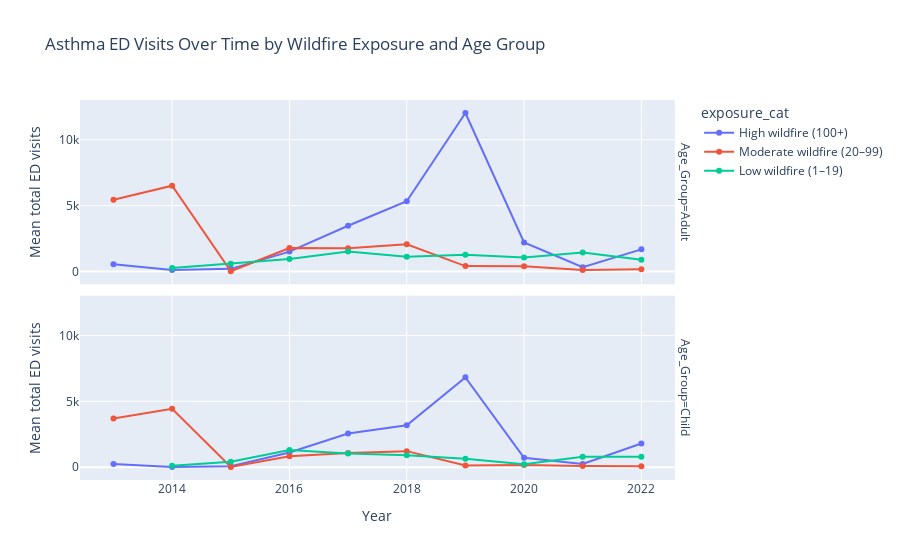

The code cell stored with this chart in its notebook:
### Code cell
trend_by_age = (
    age_filtered
    .groupby(["Year", "Age_Group", "exposure_cat"])
    .agg(mean_rate=("total_ed_visits", "mean"))  # Column is called "mean_rate"
    .reset_index()
)
trend_df = trend_by_age[trend_by_age["exposure_cat"] != "No wildfire"]

fig = px.line(
    trend_df,
    x="Year",
    y="mean_rate",  # ✓ FIXED - use the actual column name
    color="exposure_cat",
    facet_row="Age_Group",
    markers=True,
    title="Asthma ED Visits Over Time by Wildfire Exposure and Age Group",
    labels={"mean_rate": "Mean total ED visits"}  # ✓ FIXED label too
)
fig.show()

### Figure 1 — Plotly figure (JSON) as saved in the notebook; plotly's stock layout.template omitted (floating-point values rounded to 4 significant figures)
{"data": [{"hovertemplate": "exposure_cat=High wildfire (100+)<br>Age_Group=Adult<br>Year=%{x}<br>Mean total ED visits=%{y}<extra></extra>", "legendgroup": "High wildfire (100+)", "line": {"color": "#636efa", "dash": "solid"}, "marker": {"symbol": "circle"}, "mode": "lines+markers", "name": "High wildfire (100+)", "orientation": "v", "showlegend": true, "type": "scatter", "x": [2013, 2014, 2015, 2016, 2017, 2018, 2019, 2020, 2021, 2022], "xaxis": "x2", "y": [544.0, 112.0, 203.5, 1510.0, 3474.0, 5336.0, 12030.0, 2211.0, 333.2, 1680.0], "yaxis": "y2"}, {"hovertemplate": "exposure_cat=High wildfire (100+)<br>Age_Group=Child<br>Year=%{x}<br>Mean total ED visits=%{y}<extra></extra>", "legendgroup": "High wildfire (100+)", "line": {"color": "#636efa", "dash": "solid"}, "marker": {"symbol": "circle"}, "mode": "lines+markers", "name": "High wildfire (100+)", "orientation": "v", "showlegend": false, "type": "scatter", "x": [2013, 2014, 2015, 2016, 2017, 2018, 2019, 2020, 2021, 2022], "xaxis": "x", "y": [253.0, 19.0, 78.0, 1112.0, 2561.0, 3180.0, 6817.0, 711.3, 246.0, 1802.0], "yaxis": "y"}, {"hovertemplate": "exposure_cat=Moderate wildfire (20–99)<br>Age_Group=Adult<br>Year=%{x}<br>Mean total ED visits=%{y}<extra></extra>", "legendgroup": "Moderate wildfire (20–99)", "line": {"color": "#EF553B", "dash": "solid"}, "marker": {"symbol": "circle"}, "mode": "lines+markers", "name": "Moderate wildfire (20–99)", "orientation": "v", "showlegend": true, "type": "scatter", "x": [2013, 2014, 2015, 2016, 2017, 2018, 2019, 2020, 2021, 2022], "xaxis": "x2", "y": [5440.0, 6510.0, 24.0, 1786.0, 1767.0, 2066.0, 410.0, 406.9, 115.4, 173.0], "yaxis": "y2"}, {"hovertemplate": "exposure_cat=Moderate wildfire (20–99)<br>Age_Group=Child<br>Year=%{x}<br>Mean total ED visits=%{y}<extra></extra>", "legendgroup": "Moderate wildfire (20–99)", "line": {"color": "#EF553B", "dash": "solid"}, "marker": {"symbol": "circle"}, "mode": "lines+markers", "name": "Moderate wildfire (20–99)", "orientation": "v", "showlegend": false, "type": "scatter", "x": [2013, 2014, 2015, 2016, 2017, 2018, 2019, 2020, 2021, 2022], "xaxis": "x", "y": [3690.0, 4440.0, 14.0, 824.3, 1085.0, 1220.0, 133.0, 176.5, 95.67, 67.0], "yaxis": "y"}, {"hovertemplate": "exposure_cat=Low wildfire (1–19)<br>Age_Group=Adult<br>Year=%{x}<br>Mean total ED visits=%{y}<extra></extra>", "legendgroup": "Low wildfire (1–19)", "line": {"color": "#00cc96", "dash": "solid"}, "marker": {"symbol": "circle"}, "mode": "lines+markers", "name": "Low wildfire (1–19)", "orientation": "v", "showlegend": true, "type": "scatter", "x": [2014, 2015, 2016, 2017, 2018, 2019, 2020, 2021, 2022], "xaxis": "x2", "y": [276.0, 582.4, 944.3, 1516.0, 1111.0, 1279.0, 1058.0, 1452.0, 892.9], "yaxis": "y2"}, {"hovertemplate": "exposure_cat=Low wildfire (1–19)<br>Age_Group=Child<br>Year=%{x}<br>Mean total ED visits=%{y}<extra></extra>", "legendgroup": "Low wildfire (1–19)", "line": {"color": "#00cc96", "dash": "solid"}, "marker": {"symbol": "circle"}, "mode": "lines+markers", "name": "Low wildfire (1–19)", "orientation": "v", "showlegend": false, "type": "scatter", "x": [2014, 2015, 2016, 2017, 2018, 2019, 2020, 2021, 2022], "xaxis": "x", "y": [116.0, 412.8, 1309.0, 1046.0, 914.4, 645.0, 224.6, 798.4, 792.3], "yaxis": "y"}], "layout": {"annotations": [{"font": {}, "showarrow": false, "text": "Age_Group=Child", "textangle": 90, "x": 0.98, "xanchor": "left", "xref": "paper", "y": 0.2425, "yanchor": "middle", "yref": "paper"}, {"font": {}, "showarrow": false, "text": "Age_Group=Adult", "textangle": 90, "x": 0.98, "xanchor": "left", "xref": "paper", "y": 0.7575, "yanchor": "middle", "yref": "paper"}], "legend": {"title": {"text": "exposure_cat"}, "tracegroupgap": 0}, "title": {"text": "Asthma ED Visits Over Time by Wildfire Exposure and Age Group"}, "xaxis": {"anchor": "y", "domain": [0, 0.98], "title": {"text": "Year"}}, "xaxis2": {"anchor": "y2", "domain": [0, 0.98], "matches": "x", "showticklabels": false}, "yaxis": {"anchor": "x", "domain": [0, 0.485], "title": {"text": "Mean total ED visits"}}, "yaxis2": {"anchor": "x2", "domain": [0.515, 1], "matches": "y", "title": {"text": "Mean total ED visits"}}}}
